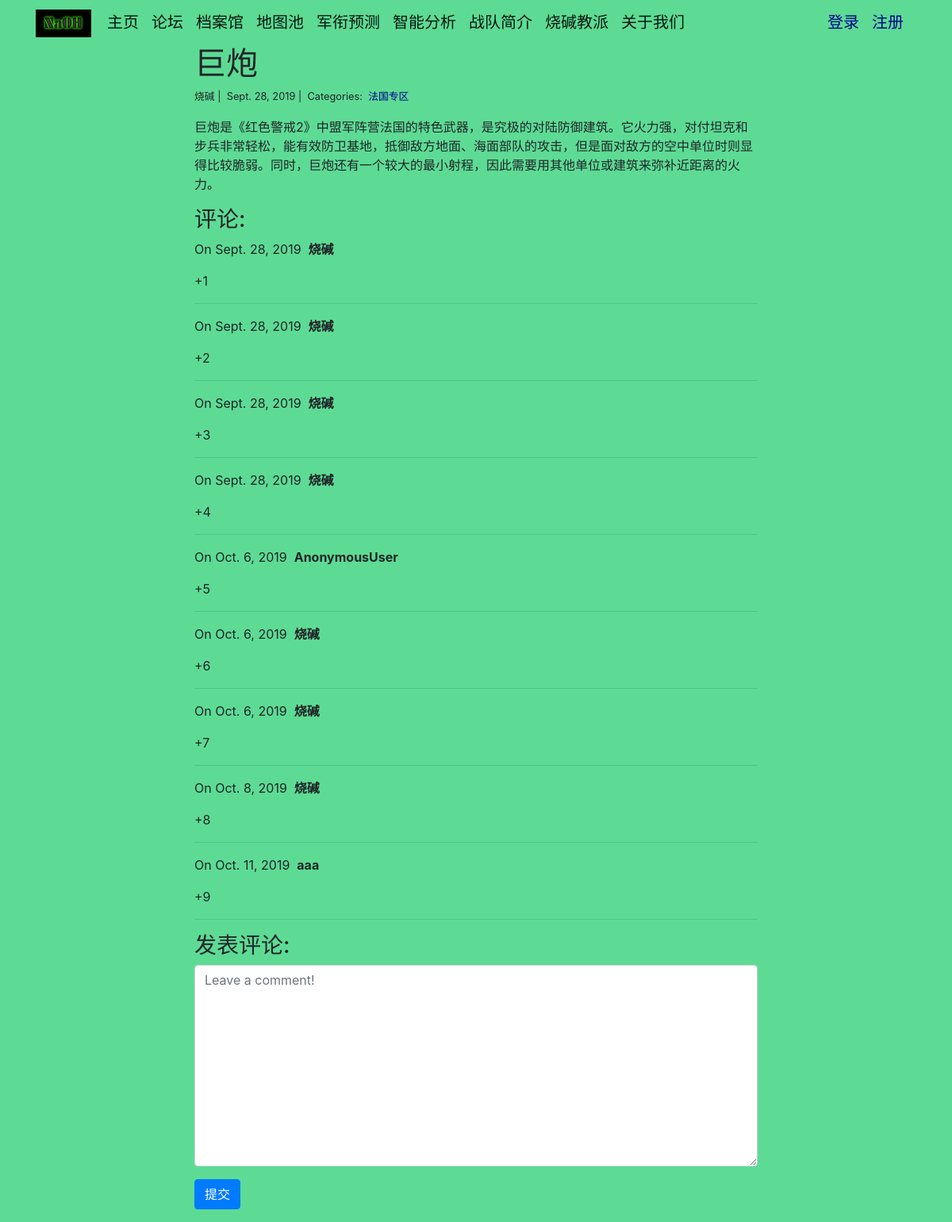
Screenshot of /blog/12/ with the database file from the repository.
### blog/models.py (models this page shows)
class Post(models.Model):
    title = models.CharField(max_length=255)
    author = models.CharField(max_length=100)
    body = models.TextField()
    created_on = models.DateTimeField(auto_now_add=True)
    last_modified = models.DateTimeField(auto_now=True)
    categories = models.ManyToManyField('Category', related_name='posts')

class Category(models.Model):
    name = models.CharField(max_length=20)

class Comment(models.Model):
    author = models.CharField(max_length=60)
    body = models.TextField()
    created_on = models.DateTimeField(auto_now_add=True)
    post = models.ForeignKey('Post', on_delete=models.CASCADE)

### blog/views.py (the view, shortened to what this page needs)
# urls.py: path("<int:pk>/", views.blog_detail, name="blog_detail"),
def blog_detail(request, pk):
    post = Post.objects.get(pk=pk)
    form = CommentForm()
    finished = False
    comments = Comment.objects.filter(post=post)
    language = select_language(request)
    context = {
        "post": post,
        "comments": comments,
        "form": form,
        "language": language,
        "finished": finished
    }
    return render(request, "blog_detail.html", context)

### blog/forms.py
class CommentForm(forms.Form):
    body = forms.CharField(widget=forms.Textarea(
        attrs={
            "class": "form-control",
            "placeholder": "Leave a comment!"
        })
    )

### blog/views.py (called while the page is built)
def select_language(request):
    language = 'English'
    if request.user.is_authenticated:
        if request.session.get(request.user.username, None) == None:
            request.session[request.user.username] = 'Chinese'
        language = request.session[request.user.username]
    return language

### blog/templates/blog_detail.html (shortened to what this page needs)
{% extends "base.html" %}
{% block page_content %}
<div class="col-md-8 offset-md-2">
    <h1>{{ post.title }}</h1>
    <small>
        {{ post.author }} |&nbsp;
        {{ post.created_on.date }} |&nbsp;
        Categories:&nbsp;
        {% for category in post.categories.all %}
        <a style="color: #00008B;" href="{% url 'blog_category' category.name %}">
            {{ category.name }}
        </a>&nbsp;
        {% endfor %}
    </small>
    <p>{{ post.body | linebreaks }}</p>
    <h3>评论:</h3>
    {% for comment in comments %}
    <p>
        On {{ comment.created_on.date }}&nbsp;
        <b>{{ comment.author }}</b>
    </p>
    <p>{{ comment.body }}</p>
    <hr>
    {% endfor %}
    <h3>发表评论:</h3>
    <form action="/blog/{{ post.pk }}/" method="post">
        <div class="form-group">
            {{ form.body }}
        </div>
        <button type="submit" class="btn btn-primary">提交</button>
    </form>
</div>
{% endblock %}

### rows the page displays
Post: title "巨炮", author "烧碱", created_on "Sept. 28, 2019", body "巨炮是《红色警戒2》中盟军阵营法国的特色武器，是究极的对陆防御建筑。它火力强，对付坦克和步兵非常轻松，能有效防卫基地，抵御敌方地面、海面部队的攻击，但是面对敌方的空中单位时则显得比较脆弱。同时，巨炮还有一个较大的最小射程，因此需要用其他单位或建筑来弥补近距离的火力。"
Category: name "法国专区"
Comment: created_on "Sept. 28, 2019", author "烧碱", body "+1"
Comment: created_on "Sept. 28, 2019", author "烧碱", body "+2"
Comment: created_on "Sept. 28, 2019", author "烧碱", body "+3"
Comment: created_on "Sept. 28, 2019", author "烧碱", body "+4"
Comment: created_on "Oct. 6, 2019", author "AnonymousUser", body "+5"
Comment: created_on "Oct. 6, 2019", author "烧碱", body "+6"
Comment: created_on "Oct. 6, 2019", author "烧碱", body "+7"
Comment: created_on "Oct. 8, 2019", author "烧碱", body "+8"
Comment: created_on "Oct. 11, 2019", author "aaa", body "+9"
